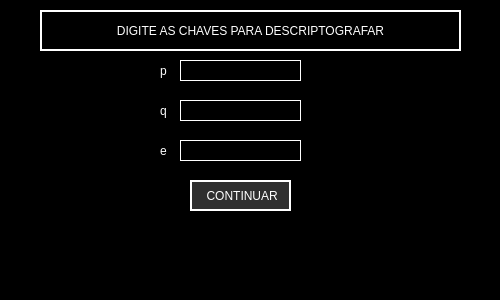
<?xml version="1.0" encoding="UTF-8"?>
<ui version="4.0">
 <class>desencriptar</class>
 <widget class="QDialog" name="desencriptar">
  <property name="geometry">
   <rect>
    <x>0</x>
    <y>0</y>
    <width>500</width>
    <height>300</height>
   </rect>
  </property>
  <property name="maximumSize">
   <size>
    <width>500</width>
    <height>300</height>
   </size>
  </property>
  <property name="windowTitle">
   <string>Desencriptar</string>
  </property>
  <property name="styleSheet">
   <string notr="true">background-color: rgb(0, 0, 0);
color: rgb(255, 255, 255);</string>
  </property>
  <widget class="QLabel" name="titulo">
   <property name="geometry">
    <rect>
     <x>40</x>
     <y>10</y>
     <width>421</width>
     <height>41</height>
    </rect>
   </property>
   <property name="styleSheet">
    <string notr="true">font: 13pt &quot;Nimbus Sans [UKWN]&quot;;
border: 2px solid white;</string>
   </property>
   <property name="text">
    <string>DIGITE AS CHAVES PARA DESCRIPTOGRAFAR</string>
   </property>
   <property name="alignment">
    <set>Qt::AlignCenter</set>
   </property>
  </widget>
  <widget class="QLineEdit" name="lineEdit">
   <property name="geometry">
    <rect>
     <x>180</x>
     <y>60</y>
     <width>121</width>
     <height>21</height>
    </rect>
   </property>
   <property name="styleSheet">
    <string notr="true">border: 1px solid white;</string>
   </property>
  </widget>
  <widget class="QPushButton" name="continuar">
   <property name="geometry">
    <rect>
     <x>190</x>
     <y>180</y>
     <width>101</width>
     <height>31</height>
    </rect>
   </property>
   <property name="styleSheet">
    <string notr="true">font: 10pt &quot;Nimbus Sans [UKWN]&quot;;
background-color: rgb(47, 47, 47);
border: 2px solid white;</string>
   </property>
   <property name="text">
    <string> CONTINUAR</string>
   </property>
  </widget>
  <widget class="QLabel" name="e">
   <property name="geometry">
    <rect>
     <x>160</x>
     <y>100</y>
     <width>16</width>
     <height>21</height>
    </rect>
   </property>
   <property name="styleSheet">
    <string notr="true">font: 700 14pt &quot;DejaVu Sans&quot;;</string>
   </property>
   <property name="text">
    <string>q</string>
   </property>
  </widget>
  <widget class="QLineEdit" name="lineEdit_2">
   <property name="geometry">
    <rect>
     <x>180</x>
     <y>100</y>
     <width>121</width>
     <height>21</height>
    </rect>
   </property>
   <property name="styleSheet">
    <string notr="true">border: 1px solid white;</string>
   </property>
  </widget>
  <widget class="QLabel" name="n">
   <property name="geometry">
    <rect>
     <x>160</x>
     <y>60</y>
     <width>16</width>
     <height>21</height>
    </rect>
   </property>
   <property name="styleSheet">
    <string notr="true">font: 700 14pt &quot;DejaVu Sans&quot;;</string>
   </property>
   <property name="text">
    <string>p</string>
   </property>
  </widget>
  <widget class="QLabel" name="label">
   <property name="geometry">
    <rect>
     <x>30</x>
     <y>230</y>
     <width>421</width>
     <height>31</height>
    </rect>
   </property>
   <property name="styleSheet">
    <string notr="true">font: 13pt &quot;Nimbus Sans [UKWN]&quot;;
</string>
   </property>
   <property name="text">
    <string/>
   </property>
   <property name="alignment">
    <set>Qt::AlignCenter</set>
   </property>
  </widget>
  <widget class="QLabel" name="e_2">
   <property name="geometry">
    <rect>
     <x>160</x>
     <y>140</y>
     <width>16</width>
     <height>21</height>
    </rect>
   </property>
   <property name="styleSheet">
    <string notr="true">font: 700 14pt &quot;DejaVu Sans&quot;;</string>
   </property>
   <property name="text">
    <string>e</string>
   </property>
  </widget>
  <widget class="QLineEdit" name="lineEdit_3">
   <property name="geometry">
    <rect>
     <x>180</x>
     <y>140</y>
     <width>121</width>
     <height>21</height>
    </rect>
   </property>
   <property name="styleSheet">
    <string notr="true">border: 1px solid white;</string>
   </property>
  </widget>
 </widget>
 <resources/>
 <connections/>
</ui>
